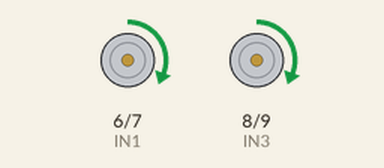
A sketch run on a simulated Arduino Uno, built with avr-gcc and run on an emulated ATmega328P. On the bench: motor-driver pin pairs drawn as motors (green arrow = first pin HIGH = forward, orange = second pin HIGH = backward, longer = more drive, scaled by the enable pin).

Above: at 0.2 s.
At 1.2 s:
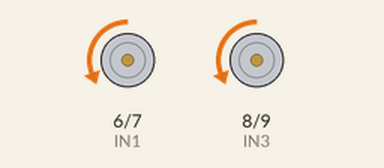
At 3.2 s:
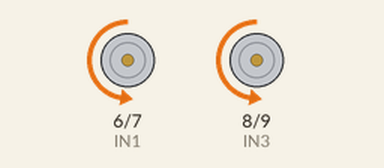
At 6.7 s:
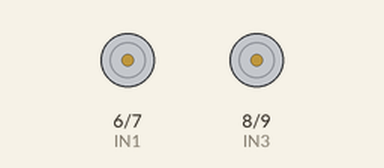
Timing chart, 0 to 9.2 s (numbered marks = the images above):
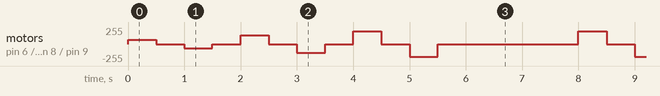

The sketch:

car1.ino
```cpp
//www.elegoo.com
//2016.09.23

// For Motors
int ENA=5;
int ENB=11;
int IN1=6;
int IN2=7;
int IN3=8;
int IN4=9;

void setup()
{
  pinMode(IN1,OUTPUT);
  pinMode(IN2,OUTPUT);
  pinMode(IN3,OUTPUT);
  pinMode(IN4,OUTPUT);
  pinMode(ENA,OUTPUT);
  pinMode(ENB,OUTPUT);
  digitalWrite(ENA,HIGH);
  digitalWrite(ENB,HIGH);

}

void leftWheelsRev()
{
  digitalWrite(IN1,HIGH);
  digitalWrite(IN2,LOW);
}

void rightWheelsRev()
{
  digitalWrite(IN3,LOW);
  digitalWrite(IN4,HIGH);
}

void leftWheelsFwd()
{
  digitalWrite(IN2,HIGH);
  digitalWrite(IN1,LOW);
}

void rightWheelsFwd()
{
  digitalWrite(IN4,LOW);
  digitalWrite(IN3,HIGH);
}

void leftWheelsStop()
{
  digitalWrite(IN2,LOW);
  digitalWrite(IN1,LOW);
}

void rightWheelsStop()
{
  digitalWrite(IN4,LOW);
  digitalWrite(IN3,LOW);
}

void carMoveFwd()
{
  leftWheelsFwd();
  rightWheelsFwd();
}

void carStop()
{
  leftWheelsStop();
  rightWheelsStop();
}

void carRotateClockwise()
{
  leftWheelsRev();
  rightWheelsFwd();
}

void carRotateCounterClockwise()
{
  leftWheelsFwd();
  rightWheelsRev();
}

void setSpeed(int speed)
{
  analogWrite(ENA, speed);
  analogWrite(ENB, speed);
}

int speed = 0;

void loop()
{
  speed = (speed + 64) % 256;
  setSpeed(speed);

  carRotateClockwise();
  delay(500);
  carStop();
  delay(500);

  carRotateCounterClockwise();
  delay(500);
  carStop();
  delay(500);
}
```

Measured:
- by itself, motor on pin 6 (IN1) / pin 7 (IN2), motor on pin 8 (IN3) / pin 9 (IN4): stopped → forward 64/255 at 0.00 s, → stopped 0.50 s later, → backward 64/255 0.50 s later, → stopped 0.50 s later, … (60 changes in this stretch)
